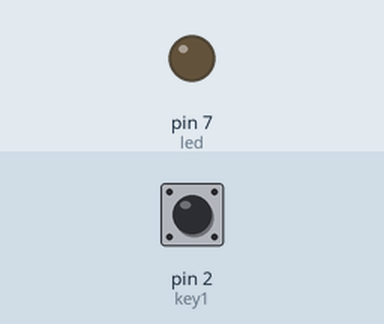
Simulated run of this sketch. Board: Arduino Uno, built with avr-gcc and run on an emulated ATmega328P. Shown: output pins drawn as LEDs (lit = HIGH). Dashed ring = blinking. The inputs (shaded band) are chosen by the test bench; at power-on: pin 2 (key1) LOW. What the sketch prints to the serial monitor is not drawn.

Above: at 1.2 s.
1.3 s: pin 2 (key1) pulled HIGH for 0.15 s
At 1.37 s:
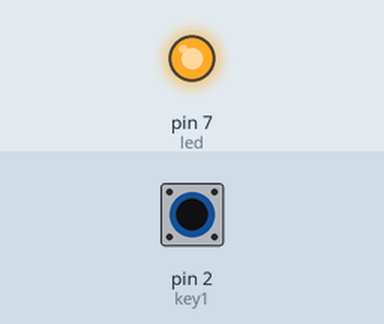
2.9 s: pin 2 (key1) pulled HIGH for 1 s
At 5.1 s:
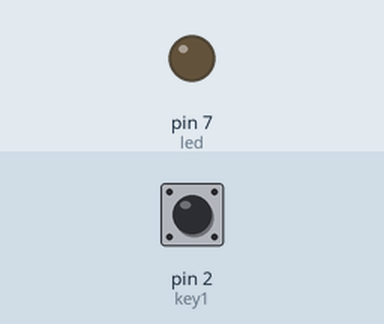
5.4 s: pin 2 (key1) pulled HIGH for 3.2 s
At 6.5 s:
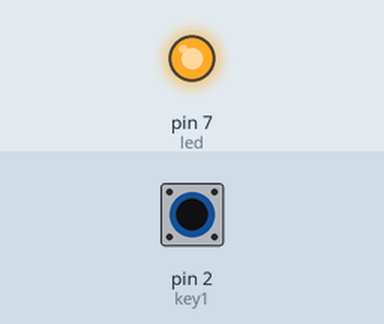
10.1 s: pin 2 (key1) pulsed HIGH 5 times (0.12 s each, 0.3 s apart)
At 10.76 s:
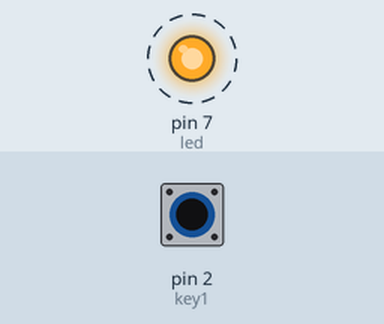
Timing chart, 0 to 13.1 s (numbered marks = the images above; inputs shaded):
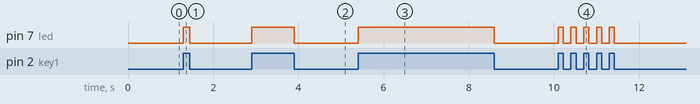

The sketch:

PianoArduinoCode.ino
```cpp
#include "SerialCommunicator.h"

//digital pins
const int key1 = 2;
const int led = 7;
const int key3 = 4;

SerialCommunicator serialCom;

bool on = false;

void setup() {
  // put your setup code here, to run once:
  Serial.begin(9600);

  pinMode(key1, INPUT);
  pinMode(led, OUTPUT);

}

void loop() {
  // put your main code here, to run repeatedly:


  if (digitalRead(key1) != on) {
    on = digitalRead(key1);
    if (on){
      serialCom.sendMessage("pa1");
      digitalWrite(led, HIGH);
    }
    else {
      serialCom.sendMessage("ra1");
      digitalWrite(led, LOW);
    }
  }

}
```

SerialCommunicator.cpp
```cpp
#include "SerialCommunicator.h"


/****************************************************
  Method: SerialCommunicator
  In: none
  Out: none
  Description: constructor class for encoder
*****************************************************/
SerialCommunicator::SerialCommunicator() {

}

/****************************************************
  Method: sendMessage
  In: message to be sent
  Out: none
  Description: prints encoded message ot serial
*****************************************************/
void SerialCommunicator::sendMessage(String message) {
  Serial.print("<");
  Serial.print(message);
  Serial.print(">");
}

/****************************************************
  Method: sendMessage
  In: message to be sent plus char to be sent
  Out: none
  Description: prints encoded message + char to serial
*****************************************************/
void SerialCommunicator::sendMessage(String message, char messageChar) {
  Serial.print("<");
  Serial.print(message);
  Serial.print(messageChar);
  Serial.print(">");
}

/****************************************************
  Method: sendMessage
  In: message to be sent plus integer to o be sent
  Out: none
  Description: prints encoded message + integer to serial
*****************************************************/
void SerialCommunicator::sendMessage(String message, int messageInt) {
  Serial.print("<");
  Serial.print(message);
  Serial.print(messageInt);
  Serial.print(">");
}

/****************************************************
  Method: sendMessage
  In: message to be sent plus float to o be sent
  Out: none
  Description: prints encoded message + float to serial
*****************************************************/
void SerialCommunicator::sendMessage(String message, float messageFloat) {
  Serial.print("<");
  Serial.print(message);
  Serial.print(messageFloat);
  Serial.print(">");
}

/****************************************************
  Method: sendMessage
  In: data to be sent
  Out: none
  Description: prints encoded data to serial
*****************************************************/
void SerialCommunicator::sendSensorData(float data) {
  Serial.print("<s:");
  Serial.print(data);
  Serial.print(">");
}
```

SerialCommunicator.h
```cpp
#ifndef serialcommunicator_h
#define serialcommunicator_h

#include "Arduino.h"
#include <Wire.h>
#include <AS5600.h>

class SerialCommunicator {
    public:
        SerialCommunicator();
        void readSerial();
        void sendMessage(String message);
        void sendMessage(String message, char messageChar);
        void sendMessage(String message, int messageInt);
        void sendMessage(String message, float messageFloat);
        void sendSensorData(float data);

        bool isDataProcessed();


    private:
        bool dataProcessed;
        bool receiving = false;
        byte i = 0;
        const char startMark = '<';
        const char endMark = '>';
        char receivedChar;
};

#endif
```

Measured:
- after the input at 1.3 s, pin 7 (led): LOW → HIGH at once, → LOW 0.15 s later
- after the input at 2.9 s, pin 7 (led): LOW → HIGH at once, → LOW 1.0 s later
- after the input at 5.4 s, pin 7 (led): LOW → HIGH at once, → LOW 3.2 s later
- after the input at 10.1 s, pin 7 (led): alternates HIGH for 0.12 s and LOW for 0.18 s, 10 changes in all, then stays LOW, starting at once
